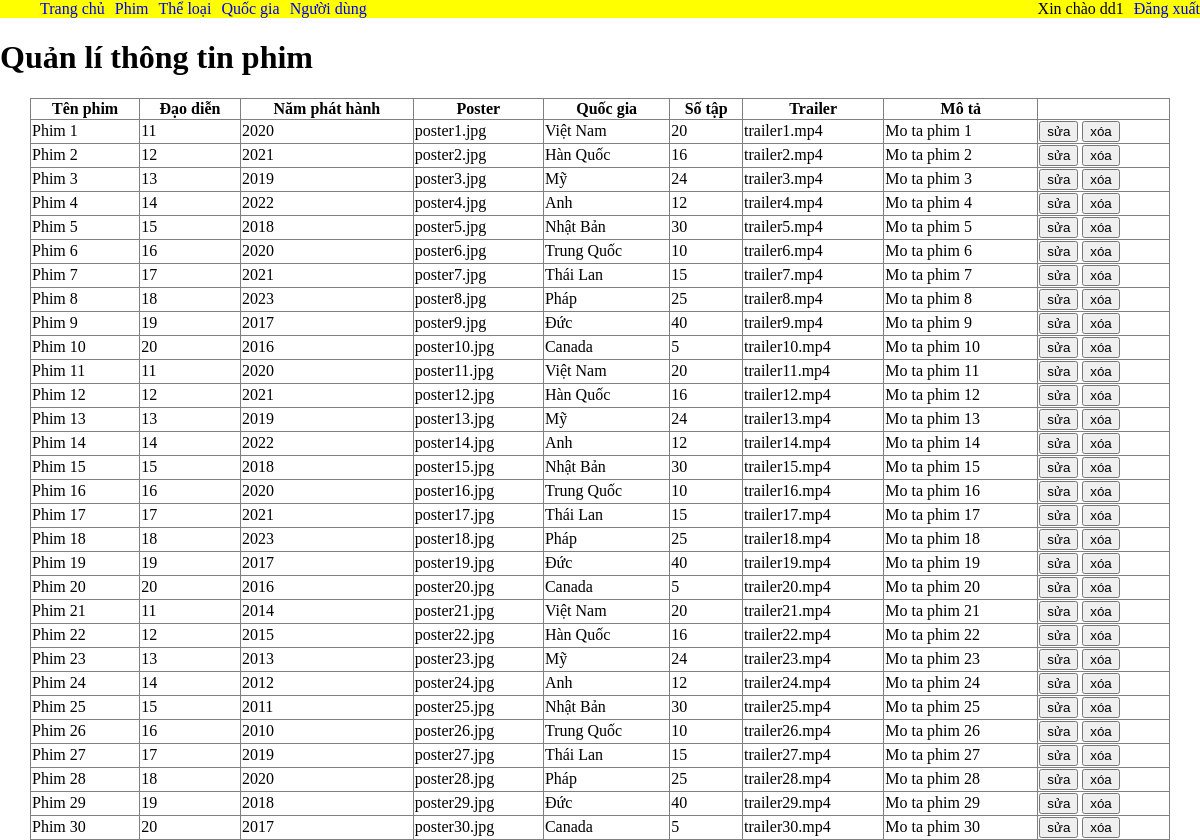
The page /buoi2/index.php?page_layout=phim (signed in) on the database its author committed.
### tables this page shows
CREATE TABLE phim (
    id INT PRIMARY KEY AUTO_INCREMENT,
    ten_phim VARCHAR(100),
    dao_dien_id INT,
    nam_phat_hanh INT,
    poster VARCHAR(100),
    quoc_gia_id INT,
    so_tap INT DEFAULT 1,
    trailer VARCHAR(150),
    mo_ta TEXT,
    FOREIGN KEY (dao_dien_id) REFERENCES nguoi_dung(id),
    FOREIGN KEY (quoc_gia_id) REFERENCES quoc_gia(id)
);

CREATE TABLE quoc_gia (
   id INT PRIMARY KEY AUTO_INCREMENT,
   ten_quoc_gia VARCHAR(100) NOT NULL UNIQUE
);

### buoi2/phim.php (the view, shortened to what this page needs)
<!DOCTYPE html>
<html lang="en">
<head>
</head>
<body>
    <h1>Quản lí thông tin phim</h1>
    <table border = " 1">
        <tr>
            <th>Tên phim</th>
            <th>Đạo diễn</th>
            <th>Năm phát hành</th>
            <th>Poster</th>
            <th>Quốc gia</th>
            <th>Số tập</th>
            <th>Trailer</th>
            <th>Mô tả</th>
        </tr>
        <?php
        include 'connect.php';
        $sql = "SELECT p.*, qg.ten_quoc_gia FROM phim p JOIN quoc_gia qg on p.quoc_gia_id=qg.id";
        $result = mysqli_query($conn, $sql);
        while ($row = mysqli_fetch_array($result)){
            ?>
        <tr>
            <td><?php echo $row["ten_phim"] ?></td>
            <td><?php echo $row["dao_dien_id"] ?></td>
            <td><?php echo $row["nam_phat_hanh"] ?></td>
            <td><?php echo $row["poster"] ?></td>
            <td><?php echo $row["ten_quoc_gia"] ?></td>
            <td><?php echo $row["so_tap"] ?></td>
            <td><?php echo $row["trailer"] ?></td>
            <td><?php echo $row["mo_ta"] ?></td>
            <td>
                <button>sửa</button>
                <button>xóa</button>
            </td>
        </tr>
        <?php } ?>
    </table>
</body>
</html>

### buoi2/index.php (shortened to what this page needs)
<!DOCTYPE html>
<html lang="en">
<head>
</head>
<body>
    <header>
        <nav>
            <ul class="">
                <li class=""><a class="" href="index.php?page_layout=trangchu">Trang chủ</a></li>
                <li class=""><a class="" href="index.php?page_layout=phim">Phim</a></li>
                <li class=""><a class="" href="index.php?page_layout=theloai">Thể loại</a></li>
                <li class=""><a class="" href="index.php?page_layout=quocgia">Quốc gia</a></li>
                <li class=""><a class="" href="index.php?page_layout=nguoidung">Người dùng</a></li>
            </ul>
            <ul class="">
                <li class=""><?php  echo "Xin chào " . $_SESSION["username"];?></li>
                <li class=""><a class="" href="index.php?page_layout=dangxuat">Đăng xuất</a></li>
            </ul>
        </nav>
        <?php
            if(isset($_GET['page_layout'])){
                switch($_GET['page_layout']){
                    case "phim":
                    include "phim.php";
                    break;
                }
            }
        ?>
    </header>
</body>
</html>

### buoi2/index.php (style rules this page uses)
body { margin:0; }
nav { background: yellow; display:flex; justify-content: space-between; }
ul { display:flex; list-style: none; margin:0; gap:10px; }
a { text-decoration: none; }

### buoi2/phim.php (style rules this page uses)
table { width: 95%; margin: 0 auto; border-collapse:collapse; }

### rows shown on the page
phim: ten_phim "Phim 1", dao_dien "11", nam_phat_hanh "2020", poster "poster1.jpg", quoc_gia.ten_quoc_gia "Việt Nam", so_tap "20", trailer "trailer1.mp4", mo_ta "Mo ta phim 1"
phim: ten_phim "Phim 2", dao_dien "12", nam_phat_hanh "2021", poster "poster2.jpg", quoc_gia.ten_quoc_gia "Hàn Quốc", so_tap "16", trailer "trailer2.mp4", mo_ta "Mo ta phim 2"
phim: ten_phim "Phim 3", dao_dien "13", nam_phat_hanh "2019", poster "poster3.jpg", quoc_gia.ten_quoc_gia "Mỹ", so_tap "24", trailer "trailer3.mp4", mo_ta "Mo ta phim 3"
phim: ten_phim "Phim 4", dao_dien "14", nam_phat_hanh "2022", poster "poster4.jpg", quoc_gia.ten_quoc_gia "Anh", so_tap "12", trailer "trailer4.mp4", mo_ta "Mo ta phim 4"
phim: ten_phim "Phim 5", dao_dien "15", nam_phat_hanh "2018", poster "poster5.jpg", quoc_gia.ten_quoc_gia "Nhật Bản", so_tap "30", trailer "trailer5.mp4", mo_ta "Mo ta phim 5"
phim: ten_phim "Phim 6", dao_dien "16", nam_phat_hanh "2020", poster "poster6.jpg", quoc_gia.ten_quoc_gia "Trung Quốc", so_tap "10", trailer "trailer6.mp4", mo_ta "Mo ta phim 6"
phim: ten_phim "Phim 7", dao_dien "17", nam_phat_hanh "2021", poster "poster7.jpg", quoc_gia.ten_quoc_gia "Thái Lan", so_tap "15", trailer "trailer7.mp4", mo_ta "Mo ta phim 7"
phim: ten_phim "Phim 8", dao_dien "18", nam_phat_hanh "2023", poster "poster8.jpg", quoc_gia.ten_quoc_gia "Pháp", so_tap "25", trailer "trailer8.mp4", mo_ta "Mo ta phim 8"
phim: ten_phim "Phim 9", dao_dien "19", nam_phat_hanh "2017", poster "poster9.jpg", quoc_gia.ten_quoc_gia "Đức", so_tap "40", trailer "trailer9.mp4", mo_ta "Mo ta phim 9"
phim: ten_phim "Phim 10", dao_dien "20", nam_phat_hanh "2016", poster "poster10.jpg", quoc_gia.ten_quoc_gia "Canada", so_tap "5", trailer "trailer10.mp4", mo_ta "Mo ta phim 10"
phim: ten_phim "Phim 11", dao_dien "11", nam_phat_hanh "2020", poster "poster11.jpg", quoc_gia.ten_quoc_gia "Việt Nam", so_tap "20", trailer "trailer11.mp4", mo_ta "Mo ta phim 11"
phim: ten_phim "Phim 12", dao_dien "12", nam_phat_hanh "2021", poster "poster12.jpg", quoc_gia.ten_quoc_gia "Hàn Quốc", so_tap "16", trailer "trailer12.mp4", mo_ta "Mo ta phim 12"
phim: ten_phim "Phim 13", dao_dien "13", nam_phat_hanh "2019", poster "poster13.jpg", quoc_gia.ten_quoc_gia "Mỹ", so_tap "24", trailer "trailer13.mp4", mo_ta "Mo ta phim 13"
phim: ten_phim "Phim 14", dao_dien "14", nam_phat_hanh "2022", poster "poster14.jpg", quoc_gia.ten_quoc_gia "Anh", so_tap "12", trailer "trailer14.mp4", mo_ta "Mo ta phim 14"
phim: ten_phim "Phim 15", dao_dien "15", nam_phat_hanh "2018", poster "poster15.jpg", quoc_gia.ten_quoc_gia "Nhật Bản", so_tap "30", trailer "trailer15.mp4", mo_ta "Mo ta phim 15"
phim: ten_phim "Phim 16", dao_dien "16", nam_phat_hanh "2020", poster "poster16.jpg", quoc_gia.ten_quoc_gia "Trung Quốc", so_tap "10", trailer "trailer16.mp4", mo_ta "Mo ta phim 16"
phim: ten_phim "Phim 17", dao_dien "17", nam_phat_hanh "2021", poster "poster17.jpg", quoc_gia.ten_quoc_gia "Thái Lan", so_tap "15", trailer "trailer17.mp4", mo_ta "Mo ta phim 17"
phim: ten_phim "Phim 18", dao_dien "18", nam_phat_hanh "2023", poster "poster18.jpg", quoc_gia.ten_quoc_gia "Pháp", so_tap "25", trailer "trailer18.mp4", mo_ta "Mo ta phim 18"
phim: ten_phim "Phim 19", dao_dien "19", nam_phat_hanh "2017", poster "poster19.jpg", quoc_gia.ten_quoc_gia "Đức", so_tap "40", trailer "trailer19.mp4", mo_ta "Mo ta phim 19"
phim: ten_phim "Phim 20", dao_dien "20", nam_phat_hanh "2016", poster "poster20.jpg", quoc_gia.ten_quoc_gia "Canada", so_tap "5", trailer "trailer20.mp4", mo_ta "Mo ta phim 20"
phim: ten_phim "Phim 21", dao_dien "11", nam_phat_hanh "2014", poster "poster21.jpg", quoc_gia.ten_quoc_gia "Việt Nam", so_tap "20", trailer "trailer21.mp4", mo_ta "Mo ta phim 21"
phim: ten_phim "Phim 22", dao_dien "12", nam_phat_hanh "2015", poster "poster22.jpg", quoc_gia.ten_quoc_gia "Hàn Quốc", so_tap "16", trailer "trailer22.mp4", mo_ta "Mo ta phim 22"
phim: ten_phim "Phim 23", dao_dien "13", nam_phat_hanh "2013", poster "poster23.jpg", quoc_gia.ten_quoc_gia "Mỹ", so_tap "24", trailer "trailer23.mp4", mo_ta "Mo ta phim 23"
phim: ten_phim "Phim 24", dao_dien "14", nam_phat_hanh "2012", poster "poster24.jpg", quoc_gia.ten_quoc_gia "Anh", so_tap "12", trailer "trailer24.mp4", mo_ta "Mo ta phim 24"
phim: ten_phim "Phim 25", dao_dien "15", nam_phat_hanh "2011", poster "poster25.jpg", quoc_gia.ten_quoc_gia "Nhật Bản", so_tap "30", trailer "trailer25.mp4", mo_ta "Mo ta phim 25"
phim: ten_phim "Phim 26", dao_dien "16", nam_phat_hanh "2010", poster "poster26.jpg", quoc_gia.ten_quoc_gia "Trung Quốc", so_tap "10", trailer "trailer26.mp4", mo_ta "Mo ta phim 26"
phim: ten_phim "Phim 27", dao_dien "17", nam_phat_hanh "2019", poster "poster27.jpg", quoc_gia.ten_quoc_gia "Thái Lan", so_tap "15", trailer "trailer27.mp4", mo_ta "Mo ta phim 27"
phim: ten_phim "Phim 28", dao_dien "18", nam_phat_hanh "2020", poster "poster28.jpg", quoc_gia.ten_quoc_gia "Pháp", so_tap "25", trailer "trailer28.mp4", mo_ta "Mo ta phim 28"
phim: ten_phim "Phim 29", dao_dien "19", nam_phat_hanh "2018", poster "poster29.jpg", quoc_gia.ten_quoc_gia "Đức", so_tap "40", trailer "trailer29.mp4", mo_ta "Mo ta phim 29"
phim: ten_phim "Phim 30", dao_dien "20", nam_phat_hanh "2017", poster "poster30.jpg", quoc_gia.ten_quoc_gia "Canada", so_tap "5", trailer "trailer30.mp4", mo_ta "Mo ta phim 30"

### other values the page prints
$_SESSION["username"] "dd1"
